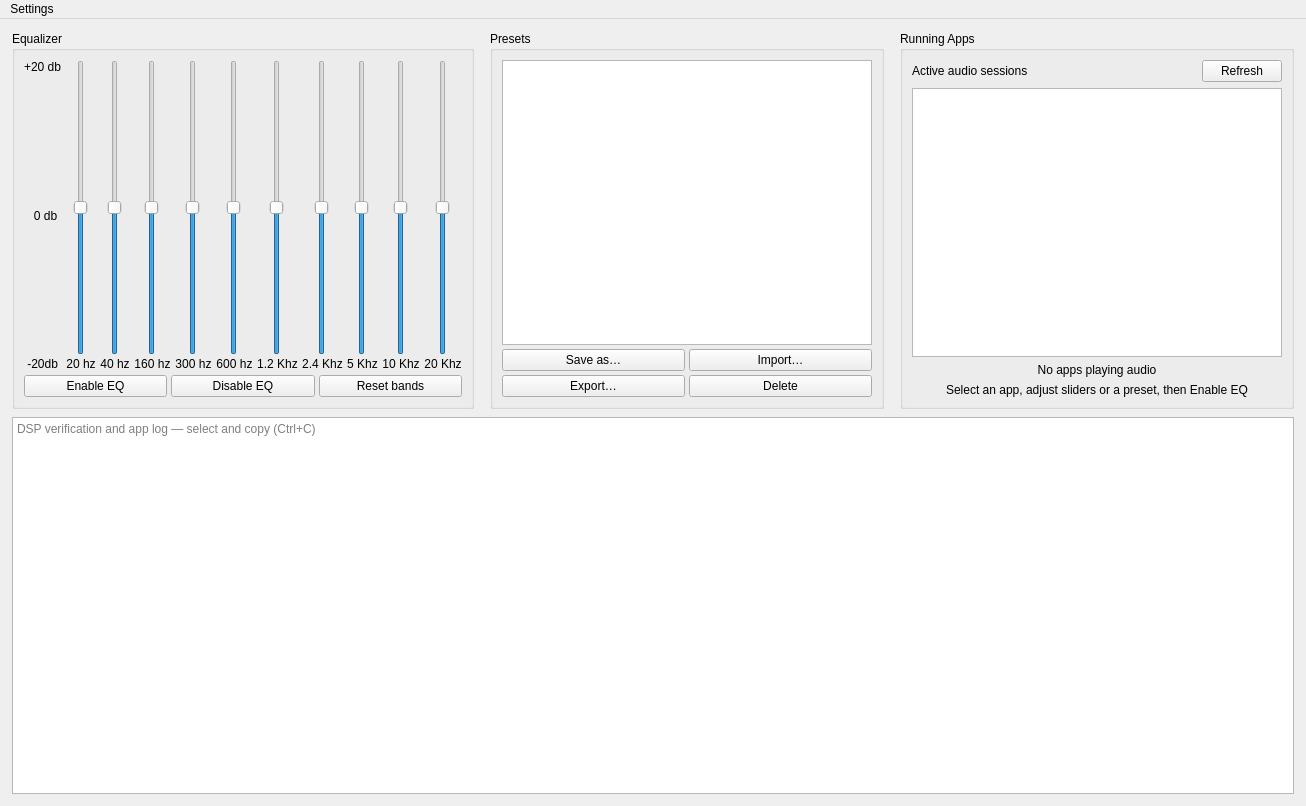
<?xml version="1.0" encoding="UTF-8"?>
<ui version="4.0">
 <class>MainWindow</class>
 <widget class="QMainWindow" name="MainWindow">
  <property name="geometry">
   <rect>
    <x>0</x>
    <y>0</y>
    <width>1306</width>
    <height>806</height>
   </rect>
  </property>
  <property name="minimumSize">
   <size>
    <width>920</width>
    <height>540</height>
   </size>
  </property>
  <property name="windowTitle">
   <string>CurvioEQ</string>
  </property>
  <widget class="QWidget" name="centralwidget">
   <layout class="QVBoxLayout" name="mainLayout">
    <property name="spacing">
     <number>8</number>
    </property>
    <property name="leftMargin">
     <number>12</number>
    </property>
    <property name="topMargin">
     <number>12</number>
    </property>
    <property name="rightMargin">
     <number>12</number>
    </property>
    <property name="bottomMargin">
     <number>12</number>
    </property>
    <item>
     <layout class="QHBoxLayout" name="contentRow">
      <property name="spacing">
       <number>16</number>
      </property>
      <item>
       <widget class="QGroupBox" name="eqGroup">
        <property name="title">
         <string>Equalizer</string>
        </property>
        <layout class="QVBoxLayout" name="eqPanelLayout">
        <property name="spacing">
         <number>4</number>
        </property>
        <item>
         <layout class="QHBoxLayout" name="sliderRow">
          <item>
           <layout class="QVBoxLayout" name="verticalLayout">
            <item>
             <widget class="QLabel" name="gainMaxLabel">
              <property name="text">
               <string>+20 db</string>
              </property>
             </widget>
            </item>
            <item>
             <spacer name="dbScaleTopSpacer">
              <property name="orientation">
               <enum>Qt::Orientation::Vertical</enum>
              </property>
              <property name="sizeHint" stdset="0">
               <size>
                <width>20</width>
                <height>40</height>
               </size>
              </property>
             </spacer>
            </item>
            <item>
             <widget class="QLabel" name="gainZeroLabel">
              <property name="text">
               <string>   0 db</string>
              </property>
             </widget>
            </item>
            <item>
             <spacer name="dbScaleBottomSpacer">
              <property name="orientation">
               <enum>Qt::Orientation::Vertical</enum>
              </property>
              <property name="sizeHint" stdset="0">
               <size>
                <width>20</width>
                <height>40</height>
               </size>
              </property>
             </spacer>
            </item>
            <item>
             <widget class="QLabel" name="gainMinLabel">
              <property name="text">
               <string> -20db</string>
              </property>
             </widget>
            </item>
           </layout>
          </item>
          <item>
           <layout class="QHBoxLayout" name="horizontalLayout">
            <property name="spacing">
             <number>4</number>
            </property>
            <item>
             <layout class="QVBoxLayout" name="bandLayout1">
              <property name="spacing">
               <number>2</number>
              </property>
              <item alignment="Qt::AlignmentFlag::AlignHCenter">
               <widget class="QSlider" name="verticalSlider">
                <property name="minimumSize">
                 <size>
                  <width>24</width>
                  <height>200</height>
                 </size>
                </property>
                <property name="minimum">
                 <number>-20</number>
                </property>
                <property name="maximum">
                 <number>20</number>
                </property>
                <property name="orientation">
                 <enum>Qt::Orientation::Vertical</enum>
                </property>
               </widget>
              </item>
              <item alignment="Qt::AlignmentFlag::AlignHCenter">
               <widget class="QLabel" name="label_9">
                <property name="text">
                 <string>20 hz</string>
                </property>
                <property name="alignment">
                 <set>Qt::AlignmentFlag::AlignCenter</set>
                </property>
               </widget>
              </item>
             </layout>
            </item>
            <item>
             <layout class="QVBoxLayout" name="bandLayout2">
              <property name="spacing">
               <number>2</number>
              </property>
              <item alignment="Qt::AlignmentFlag::AlignHCenter">
               <widget class="QSlider" name="verticalSlider_2">
                <property name="minimumSize">
                 <size>
                  <width>24</width>
                  <height>200</height>
                 </size>
                </property>
                <property name="minimum">
                 <number>-20</number>
                </property>
                <property name="maximum">
                 <number>20</number>
                </property>
                <property name="orientation">
                 <enum>Qt::Orientation::Vertical</enum>
                </property>
               </widget>
              </item>
              <item alignment="Qt::AlignmentFlag::AlignHCenter">
               <widget class="QLabel" name="label_2">
                <property name="text">
                 <string>40 hz</string>
                </property>
                <property name="alignment">
                 <set>Qt::AlignmentFlag::AlignCenter</set>
                </property>
               </widget>
              </item>
             </layout>
            </item>
            <item>
             <layout class="QVBoxLayout" name="bandLayout3">
              <property name="spacing">
               <number>2</number>
              </property>
              <item alignment="Qt::AlignmentFlag::AlignHCenter">
               <widget class="QSlider" name="verticalSlider_3">
                <property name="minimumSize">
                 <size>
                  <width>24</width>
                  <height>200</height>
                 </size>
                </property>
                <property name="minimum">
                 <number>-20</number>
                </property>
                <property name="maximum">
                 <number>20</number>
                </property>
                <property name="orientation">
                 <enum>Qt::Orientation::Vertical</enum>
                </property>
               </widget>
              </item>
              <item alignment="Qt::AlignmentFlag::AlignHCenter">
               <widget class="QLabel" name="label_3">
                <property name="text">
                 <string>160 hz</string>
                </property>
                <property name="alignment">
                 <set>Qt::AlignmentFlag::AlignCenter</set>
                </property>
               </widget>
              </item>
             </layout>
            </item>
            <item>
             <layout class="QVBoxLayout" name="bandLayout4">
              <property name="spacing">
               <number>2</number>
              </property>
              <item alignment="Qt::AlignmentFlag::AlignHCenter">
               <widget class="QSlider" name="verticalSlider_4">
                <property name="minimumSize">
                 <size>
                  <width>24</width>
                  <height>200</height>
                 </size>
                </property>
                <property name="minimum">
                 <number>-20</number>
                </property>
                <property name="maximum">
                 <number>20</number>
                </property>
                <property name="orientation">
                 <enum>Qt::Orientation::Vertical</enum>
                </property>
               </widget>
              </item>
              <item alignment="Qt::AlignmentFlag::AlignHCenter">
               <widget class="QLabel" name="label_4">
                <property name="text">
                 <string>300 hz</string>
                </property>
                <property name="alignment">
                 <set>Qt::AlignmentFlag::AlignCenter</set>
                </property>
               </widget>
              </item>
             </layout>
            </item>
            <item>
             <layout class="QVBoxLayout" name="bandLayout5">
              <property name="spacing">
               <number>2</number>
              </property>
              <item alignment="Qt::AlignmentFlag::AlignHCenter">
               <widget class="QSlider" name="verticalSlider_5">
                <property name="minimumSize">
                 <size>
                  <width>24</width>
                  <height>200</height>
                 </size>
                </property>
                <property name="minimum">
                 <number>-20</number>
                </property>
                <property name="maximum">
                 <number>20</number>
                </property>
                <property name="orientation">
                 <enum>Qt::Orientation::Vertical</enum>
                </property>
               </widget>
              </item>
              <item alignment="Qt::AlignmentFlag::AlignHCenter">
               <widget class="QLabel" name="label">
                <property name="text">
                 <string>600 hz</string>
                </property>
                <property name="alignment">
                 <set>Qt::AlignmentFlag::AlignCenter</set>
                </property>
               </widget>
              </item>
             </layout>
            </item>
            <item>
             <layout class="QVBoxLayout" name="bandLayout6">
              <property name="spacing">
               <number>2</number>
              </property>
              <item alignment="Qt::AlignmentFlag::AlignHCenter">
               <widget class="QSlider" name="verticalSlider_6">
                <property name="minimumSize">
                 <size>
                  <width>24</width>
                  <height>200</height>
                 </size>
                </property>
                <property name="minimum">
                 <number>-20</number>
                </property>
                <property name="maximum">
                 <number>20</number>
                </property>
                <property name="orientation">
                 <enum>Qt::Orientation::Vertical</enum>
                </property>
               </widget>
              </item>
              <item alignment="Qt::AlignmentFlag::AlignHCenter">
               <widget class="QLabel" name="label_5">
                <property name="text">
                 <string>1.2 Khz</string>
                </property>
                <property name="alignment">
                 <set>Qt::AlignmentFlag::AlignCenter</set>
                </property>
               </widget>
              </item>
             </layout>
            </item>
            <item>
             <layout class="QVBoxLayout" name="bandLayout7">
              <property name="spacing">
               <number>2</number>
              </property>
              <item alignment="Qt::AlignmentFlag::AlignHCenter">
               <widget class="QSlider" name="verticalSlider_7">
                <property name="minimumSize">
                 <size>
                  <width>24</width>
                  <height>200</height>
                 </size>
                </property>
                <property name="minimum">
                 <number>-20</number>
                </property>
                <property name="maximum">
                 <number>20</number>
                </property>
                <property name="orientation">
                 <enum>Qt::Orientation::Vertical</enum>
                </property>
               </widget>
              </item>
              <item alignment="Qt::AlignmentFlag::AlignHCenter">
               <widget class="QLabel" name="label_6">
                <property name="text">
                 <string>2.4 Khz</string>
                </property>
                <property name="alignment">
                 <set>Qt::AlignmentFlag::AlignCenter</set>
                </property>
               </widget>
              </item>
             </layout>
            </item>
            <item>
             <layout class="QVBoxLayout" name="bandLayout8">
              <property name="spacing">
               <number>2</number>
              </property>
              <item alignment="Qt::AlignmentFlag::AlignHCenter">
               <widget class="QSlider" name="verticalSlider_8">
                <property name="minimumSize">
                 <size>
                  <width>24</width>
                  <height>200</height>
                 </size>
                </property>
                <property name="minimum">
                 <number>-20</number>
                </property>
                <property name="maximum">
                 <number>20</number>
                </property>
                <property name="orientation">
                 <enum>Qt::Orientation::Vertical</enum>
                </property>
               </widget>
              </item>
              <item alignment="Qt::AlignmentFlag::AlignHCenter">
               <widget class="QLabel" name="label_10">
                <property name="text">
                 <string>5 Khz</string>
                </property>
                <property name="alignment">
                 <set>Qt::AlignmentFlag::AlignCenter</set>
                </property>
               </widget>
              </item>
             </layout>
            </item>
            <item>
             <layout class="QVBoxLayout" name="bandLayout9">
              <property name="spacing">
               <number>2</number>
              </property>
              <item alignment="Qt::AlignmentFlag::AlignHCenter">
               <widget class="QSlider" name="verticalSlider_9">
                <property name="minimumSize">
                 <size>
                  <width>24</width>
                  <height>200</height>
                 </size>
                </property>
                <property name="minimum">
                 <number>-20</number>
                </property>
                <property name="maximum">
                 <number>20</number>
                </property>
                <property name="orientation">
                 <enum>Qt::Orientation::Vertical</enum>
                </property>
               </widget>
              </item>
              <item alignment="Qt::AlignmentFlag::AlignHCenter">
               <widget class="QLabel" name="label_7">
                <property name="text">
                 <string>10 Khz</string>
                </property>
                <property name="alignment">
                 <set>Qt::AlignmentFlag::AlignCenter</set>
                </property>
               </widget>
              </item>
             </layout>
            </item>
            <item>
             <layout class="QVBoxLayout" name="bandLayout10">
              <property name="spacing">
               <number>2</number>
              </property>
              <item alignment="Qt::AlignmentFlag::AlignHCenter">
               <widget class="QSlider" name="verticalSlider_10">
                <property name="minimumSize">
                 <size>
                  <width>24</width>
                  <height>200</height>
                 </size>
                </property>
                <property name="minimum">
                 <number>-20</number>
                </property>
                <property name="maximum">
                 <number>20</number>
                </property>
                <property name="orientation">
                 <enum>Qt::Orientation::Vertical</enum>
                </property>
               </widget>
              </item>
              <item alignment="Qt::AlignmentFlag::AlignHCenter">
               <widget class="QLabel" name="label_8">
                <property name="text">
                 <string>20 Khz</string>
                </property>
                <property name="alignment">
                 <set>Qt::AlignmentFlag::AlignCenter</set>
                </property>
               </widget>
              </item>
             </layout>
            </item>
           </layout>
          </item>
         </layout>
        </item>
        <item>
         <layout class="QHBoxLayout" name="horizontalLayout_3">
          <item>
           <widget class="QPushButton" name="enableEqButton">
            <property name="text">
             <string>Enable EQ</string>
            </property>
           </widget>
          </item>
          <item>
           <widget class="QPushButton" name="disableEqButton">
            <property name="text">
             <string>Disable EQ</string>
            </property>
           </widget>
          </item>
          <item>
           <widget class="QPushButton" name="resetBandsButton">
            <property name="text">
             <string>Reset bands</string>
            </property>
           </widget>
          </item>
         </layout>
        </item>
       </layout>
       </widget>
      </item>
      <item>
       <widget class="QGroupBox" name="presetsGroup">
        <property name="minimumSize">
         <size>
          <width>220</width>
          <height>0</height>
         </size>
        </property>
        <property name="title">
         <string>Presets</string>
        </property>
        <layout class="QVBoxLayout" name="presetsLayout">
         <property name="spacing">
          <number>4</number>
         </property>
         <item>
          <widget class="QListWidget" name="presetsListWidget"/>
         </item>
         <item>
          <layout class="QGridLayout" name="presetsButtonGrid">
           <property name="spacing">
            <number>4</number>
           </property>
           <item row="0" column="0">
            <widget class="QPushButton" name="savePresetButton">
             <property name="sizePolicy">
              <sizepolicy hsizetype="Expanding" vsizetype="Fixed">
               <horstretch>0</horstretch>
               <verstretch>0</verstretch>
              </sizepolicy>
             </property>
             <property name="maximumSize">
              <size>
               <width>16777215</width>
               <height>28</height>
              </size>
             </property>
             <property name="text">
              <string>Save as…</string>
             </property>
            </widget>
           </item>
           <item row="0" column="1">
            <widget class="QPushButton" name="importPresetButton">
             <property name="sizePolicy">
              <sizepolicy hsizetype="Expanding" vsizetype="Fixed">
               <horstretch>0</horstretch>
               <verstretch>0</verstretch>
              </sizepolicy>
             </property>
             <property name="maximumSize">
              <size>
               <width>16777215</width>
               <height>28</height>
              </size>
             </property>
             <property name="text">
              <string>Import…</string>
             </property>
            </widget>
           </item>
           <item row="1" column="0">
            <widget class="QPushButton" name="exportPresetButton">
             <property name="sizePolicy">
              <sizepolicy hsizetype="Expanding" vsizetype="Fixed">
               <horstretch>0</horstretch>
               <verstretch>0</verstretch>
              </sizepolicy>
             </property>
             <property name="maximumSize">
              <size>
               <width>16777215</width>
               <height>28</height>
              </size>
             </property>
             <property name="text">
              <string>Export…</string>
             </property>
            </widget>
           </item>
           <item row="1" column="1">
            <widget class="QPushButton" name="deletePresetButton">
             <property name="sizePolicy">
              <sizepolicy hsizetype="Expanding" vsizetype="Fixed">
               <horstretch>0</horstretch>
               <verstretch>0</verstretch>
              </sizepolicy>
             </property>
             <property name="maximumSize">
              <size>
               <width>16777215</width>
               <height>28</height>
              </size>
             </property>
             <property name="text">
              <string>Delete</string>
             </property>
            </widget>
           </item>
          </layout>
         </item>
        </layout>
       </widget>
      </item>
      <item>
       <widget class="QGroupBox" name="runningAppsGroup">
        <property name="minimumSize">
         <size>
          <width>320</width>
          <height>0</height>
         </size>
        </property>
        <property name="title">
         <string>Running Apps</string>
        </property>
        <layout class="QVBoxLayout" name="runningAppsLayout">
         <item>
          <layout class="QHBoxLayout" name="runningAppsHeaderLayout">
           <item>
            <widget class="QLabel" name="runningAppsCountLabel">
             <property name="text">
              <string>Active audio sessions</string>
             </property>
            </widget>
           </item>
           <item>
            <spacer name="runningAppsHeaderSpacer">
             <property name="orientation">
              <enum>Qt::Orientation::Horizontal</enum>
             </property>
             <property name="sizeHint" stdset="0">
              <size>
               <width>40</width>
               <height>20</height>
              </size>
             </property>
            </spacer>
           </item>
           <item>
            <widget class="QPushButton" name="refreshButton">
             <property name="text">
              <string>Refresh</string>
             </property>
            </widget>
           </item>
          </layout>
         </item>
         <item>
          <widget class="QListView" name="appListView">
           <property name="alternatingRowColors">
            <bool>false</bool>
           </property>
           <property name="selectionMode">
            <enum>QAbstractItemView::SelectionMode::SingleSelection</enum>
           </property>
          </widget>
         </item>
         <item>
          <widget class="QLabel" name="emptyStateLabel">
           <property name="text">
            <string>No apps playing audio</string>
           </property>
           <property name="alignment">
            <set>Qt::AlignmentFlag::AlignCenter</set>
           </property>
          </widget>
         </item>
         <item>
          <widget class="QLabel" name="runningAppsHintLabel">
           <property name="text">
            <string>Select an app, adjust sliders or a preset, then Enable EQ</string>
           </property>
           <property name="alignment">
            <set>Qt::AlignmentFlag::AlignCenter</set>
           </property>
          </widget>
         </item>
        </layout>
       </widget>
      </item>
     </layout>
    </item>
    <item>
     <widget class="QPlainTextEdit" name="logTextEdit">
      <property name="minimumSize">
       <size>
        <width>0</width>
        <height>80</height>
       </size>
      </property>
      <property name="readOnly">
       <bool>true</bool>
      </property>
      <property name="placeholderText">
       <string>DSP verification and app log — select and copy (Ctrl+C)</string>
      </property>
     </widget>
    </item>
   </layout>
  </widget>
  <widget class="QMenuBar" name="menubar">
   <property name="geometry">
    <rect>
     <x>0</x>
     <y>0</y>
     <width>1306</width>
     <height>21</height>
    </rect>
   </property>
   <widget class="QMenu" name="menuFile">
    <property name="title">
     <string>Settings</string>
    </property>
    <addaction name="actionSettings"/>
    <addaction name="actionKeybinds"/>
    <addaction name="actionQuit"/>
   </widget>
   <addaction name="menuFile"/>
  </widget>
  <action name="actionSettings">
   <property name="text">
    <string>Options</string>
   </property>
  </action>
  <action name="actionKeybinds">
   <property name="text">
    <string>Keybinds</string>
   </property>
  </action>
  <action name="actionQuit">
   <property name="text">
    <string>Quit</string>
   </property>
  </action>
 </widget>
 <resources/>
 <connections/>
</ui>
